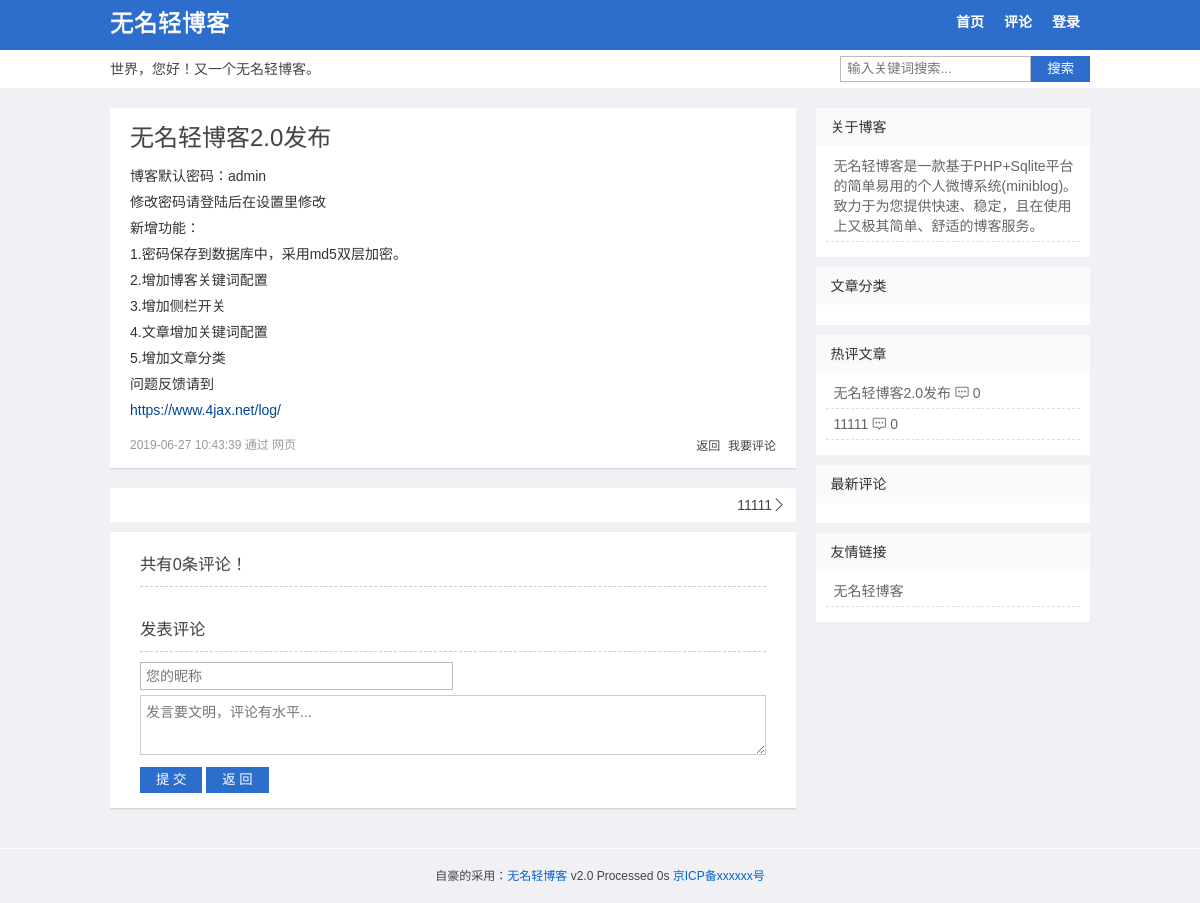
/index.php?act=pl&id=1, run on the app's committed database.
### tables this page shows
CREATE TABLE "Set" (id INT (1), webuser VARCHAR (10), webtitle VARCHAR (20), webkey VARCHAR (100), webpass VARCHAR (32), webdesc VARCHAR (255), webmenu TEXT, webclass VARCHAR (100), plsh INT (1), rewrite INT (1), safecode INT (1), icp VARCHAR (20), widget INT (1) DEFAULT (1));

CREATE TABLE Log (id INTEGER PRIMARY KEY AUTOINCREMENT, title VARCHAR (100), "key" VARCHAR (100), sum VARCHAR (200), content TEXT, pic VARCHAR (200), pics VARCHAR (500), fm VARCHAR (20), atime DATETIME DEFAULT (datetime('now', 'localtime')), ist INT (1) DEFAULT (0), num INTEGER DEFAULT (0), pass VARCHAR (32), hide INT (1) DEFAULT (0), lock INT (1) DEFAULT (0), tid INT (2) DEFAULT (0));

CREATE TABLE Wid (id INTEGER PRIMARY KEY AUTOINCREMENT, title VARCHAR (20), html TEXT, ord INT DEFAULT (1));

### index.php (called while the page is built, shortened)
<?php
$t1 = microtime(true);
require 'app/class/app.php';
$db = new DbHelpClass();
$act = isset($_GET['act']) ? $_GET['act'] : '';
$s = isset($_GET['s']) ? htmlspecialchars($_GET['s']) : '';
$id = isset($_GET['id']) ? intval($_GET['id']) : 0;
$file = self();
if($widget=="1") $wid = $db->getdata("select * from `Wid` order by ord");
switch ($act) {
    case 'pl':
        $rs = $db->getdata("select * from `Log` where id=:id", array(
            'id' => $id
        ));
        $v = $rs[0];
        $title = $v['title'] == '' ? mb_substr(strip_tags($v['sum']) , 0, 15, 'utf-8') : $v['title'];
        $tpl = 'view.php';
        break;
}
include 'assets/'.$template .'/'. $tpl;

### app/class/app.php (the view, shortened to what this page needs)
<?php
$template = 'qblog';
$admin = isset($_SESSION[KEY.'admin'])?$_SESSION[KEY.'admin']:0;
$set = getset();
$webtitle= $set['webtitle'];
$webdesc= $set['webdesc'];
$rewrite = $set['rewrite'];
$safecode = $set['safecode'];
$icp = $set['icp'];
$widget = $set['widget'];
$class = explode(',',$set['webclass']);
$webmenu = vmenu($set['webmenu']);
require_once ROOT_PATH.'assets/'.$template.'/theme.php';
function webmenu(){
  $menu = array('add'=>'发布','set'=>'设置','wid'=>'边栏','logout'=>'退出');
  global $webmenu,$admin,$file,$widget;
  echo $webmenu;
  if($admin === 0 ){
      echo '<li><a href="'.$file.'?act=login">登录</a></li>';
  }else{
    foreach($menu as $k=>$v){
	  if ($widget=="0" && $k=='wid') continue;
	  echo '<li><a href="'.$file.'?act='.$k.'">'.$v.'</a></li>';
	}
  }
}
function _class(){
    global $class;
	if(empty($class[0])) return '';
	$str = '';
	return $str;
}
function view_admin($id,$ist,$v=1){
global $admin,$file;
$txt = $ist==1?'取消':'置顶';
$str = "<a id=\"zd-{$id}\" href=\"javascript:void(0)\" onclick=\"zdlog('{$id}')\">{$txt}</a>&nbsp;<a href=\"{$file}?act=edit&id={$id}\" title=\"编辑微博\">编辑</a>&nbsp;<a href=\"javascript:void(0)\" onclick=\"dellog('{$id}','1')\">删除</a>";
$def = $v == 1?"<a href=\"JavaScript:history.back();\">返回</a>&nbsp; <a href=\"JavaScript:DotRoll('pl')\">我要评论</a>":"";
echo $admin==1?$str:$def;
}
function getset(){
  $db =new DbHelpClass();
  if(empty($_SESSION[KEY.'set'])){
     $rs = $db->getdata("select * from `Set` where id=1");
     $set = $rs[0];
  }else{
     $set = $_SESSION[KEY.'set'];
  }
  return $set;
}
function vurl($id){
   global $rewrite;
   $url =  $rewrite?'post-'.$id.'.html':self().'?act=pl&id='.$id;
   return $url;
}
function vmenu($menu){
	global $rewrite;
	$menu = str_replace('@class',_class(),$menu);
	return $rewrite?str_replace(array('@index','@comment'),array('index.html','comment.html'),$menu):str_replace(array('@index','@comment'),array(self(),self().'?act=plist'),$menu);
}
function self(){
    $self = $_SERVER['PHP_SELF'];
    $php_self=substr($self,strrpos($self,'/')+1);
    return $php_self;
}
class DbHelpClass
    {
        private $conn;
        function __construct()
        {
            $path=ROOT_PATH."app/db/log.db";
			try{
			   $this->conn = new PDO('sqlite:'.$path);
			 }
			catch(Exception $errinfo){
				die ("PDO Connection faild.(可能空间不支持pdo_sqlite，详细错误信息：)".$errinfo);
			}
        }
        function getdata($sql,$params=array())
        {
            $bind=$this->conn->prepare($sql);
            $arrKeys=array_keys($params);
            foreach($arrKeys as $row)
            {
				if(strpos($sql,"like")>-1){
				  $bind->bindValue(":".$row,'%'.$params[$row].'%');
				}else{
                  $bind->bindValue(":".$row,$params[$row]);
				}
            }
            $bind->execute();
            $result=$bind->fetchAll(PDO::FETCH_ASSOC);
            return $result;
        }
    }

### assets/qblog/head.php (shortened to what this page needs)
<?php if(!defined('wmblog'))exit;?><!DOCTYPE HTML>
<html>
<head>
<link href="assets/<?php echo $template;?>/style.css" rel="stylesheet" type="text/css" />
<?php if($tpl=='view.php'){?>
<link href="assets/js/highlightjs/dark.css" rel="stylesheet" type="text/css" />
<?php }?>
</head>
<body>
<div id="wrap">
<div id="header">
  <div class="box-m">
    <div class="logo">
      <h2 id="title"><a href="./"><?php echo $webtitle;?></a></h2>
    </div>
    <div id="navigation">
      <ul id="nav">
		<?php webmenu();?>
      </ul>
    </div>
      </div>
	  <div class="other box-m">
	   <div class="desc"><?php echo $webdesc;?></div>
	   <form method="get" class="search-form" action="<?php echo $file;?>"> <input class="search-text" name="s" autocomplete="off" placeholder="输入关键词搜索..." required="required" type="text" value="<?php echo $s;?>"> <button class="search-submit" alt="搜索" type="submit">搜索</button></form>
	   </div>
</div>

### assets/qblog/view.php (shortened to what this page needs)
<?php include "head.php";?>
  <div id="content">
    <div id="main"<?php if($widget=="0") echo ' class="w100"';?>>
<div id="article">
<?php if ($v['title']<>"") echo '<h1>'.$title.'</h1>';?>
<div class="text"><?php  if($v['pass']==""){echo $v['content']; }else { echo '<p style="color:red;">这是一篇密码日志！</p><p><input placeholder="请输入密码..." name="pass" type="password" value="" id="password" class="search-text" /> <button class="search-submit" onclick="ckpass(\''.$v['id'].'\');" />确认</button></p>';}?></div>
<p class="time clb"><?php  echo $class[$v['tid']].' '.$v['atime']?> 通过 <?php echo $v['fm'];?> </p>
<p class="navPost">
	<?php  view_admin($v['id'],$v['ist']);?>
</p></div>
<div id="articlenav"><?php echo getprenext($v['id'],'pre');echo getprenext($v['id'],'next');?></div>
   <div id="comments">
   <h3><?php if($v['lock']==1 || $v['hide']==1) {echo '评论已关闭！';} else {echo '共有'.$v['num'].'条评论！'; }?></h3>
        <?php  $l=1;foreach($list as $v){?>
		<li class="comlist" id="Com-<?php  echo $v['id'];?>">
		<div id="Ctext-<?php  echo $v['id'];?>" class="comment">
		<div class="comment_meta">
		<cite><?php echo $v['pname'];?></cite> <span class="time"><?php echo $v['ptime']; ?></span>
		<span class="reply"><?php echo '<em>'.$l.'#</em> ';pl_admin( $v['id'], $v['cid'], $v['isn']);?></span>
		</div>
		<p><?php if($v['isn']==1 && $admin===0){echo '评论审核中...'; } else { echo $v['pcontent'];}?></p>
		<?php if($v['rcontent']<>""){?><p class="re">&nbsp;&nbsp;<strong style="color:#C00">回复</strong>：<span><?php echo $v['rcontent']; ?></span></p><?php }?>
		</div>
		</li>
       <?php $l++;} ?>
<div id="respond" class="comment-respond"<?php if($v['lock']==1 || $v['hide']==1) echo ' style="display:none"'?>>
		<h3 id="reply-title" class="comment-reply-title">发表评论</h3>
<div class="s_e mt10"><input name="pname" tabindex="1" placeholder="您的昵称" id="pname" type="text" class="input_narrow" value="<?php echo @$_COOKIE['pname'];?>" maxlength="10" /></div>
<div class="s_e"><textarea tabindex="2" placeholder="发言要文明，评论有水平..." name="plog" rows="3" id="plog" class="input_textarea"></textarea></div>
	 <div class="s_e"><button name="add" onClick="addpl('<?php echo $id;?>','<?php echo $safecode;?>')" id="add" class="btn"> 提 交 </button> <button name="bck" onClick="history.back();" id="bck" class="btn"> 返 回 </button><span id="errmsg"></span></div>
</div>
    </div>
    </div>
    <?php include ("right.php");?>
  </div>
  </div>
<?php include "foot.php";?>
</body>
</html>

### assets/qblog/theme.php (shortened to what this page needs)
<?php
function topic($n){
	global $db;
	$str = '';
    $rs =  $db->getdata("select id,title,sum,num from `Log` where hide=0 order by num desc limit 0,$n");
	foreach($rs as $v){
		if(empty($v['title'])){
		  $title = mb_substr(strip_tags($v['sum']),0,14,'utf-8');
		  if(empty($title)) {$title = '#分享';}
		}else{
		   $title = $v['title'];
		}
	  $str .= '<li><a href="'. vurl($v['id']) .'">'.$title.'</a> <i class="iconfont">&#xe654;</i> '.$v['num'].'</li>';
	}
   return $str;
}
function getprenext($id,$pn){
   global $db,$admin;
   $where =  $admin?'':'and hide=0';
   if($pn=='pre'){
      $rs =  $db->getdata("SELECT id,title FROM `log` WHERE id <$id $where ORDER BY id DESC LIMIT 1");
	  $t = '上一篇';
   }else{
      $rs =  $db->getdata("SELECT id,title FROM `log` WHERE id >$id $where ORDER BY id ASC LIMIT 1");
	  $t = '下一篇';
   }
   if(empty($rs)){
     return '';
   }else{
     return '<a class="'.$pn.'" href="'. vurl($rs[0]['id']) .'">'.($rs[0]['title']==''?$t:$rs[0]['title']).'</a>';
   }
}
?>

### assets/qblog/right.php
<?php if(!defined('wmblog'))exit;
if ($widget=="1"){
?><div id="sidebar">
     <div class="sidebar">
	  <?php foreach($wid as $v){?>
      <div class="widget">
        <h3><?php echo $v['title'];?></h3>
		<?php if($v['html']	==='topic'){?>
           <ul class="topic"><?php echo topic(10);?> </ul>
	    <?php }elseif ($v['html']	==='comment'){?>
           <ul class="comment"><?php echo comment(10);?></ul>
        <?php }elseif ($v['html']	==='class'){?>
           <ul class="comment"><?php echo _class();?></ul>
		<?php }else{?>
		  <ul><?php echo $v['html'];?></ul>
		<?php } ?>
      </div>
	 <?php } ?>
	 </div>
</div>
<?php } ?>

### assets/qblog/foot.php (shortened to what this page needs)
<?php if(!defined('wmblog'))exit; ?><div id="footer">自豪的采用：<a href="http://www.4jax.net">无名轻博客</a> <?php echo VER;?>  Processed <?php $t2 = microtime(true); echo round($t2-$t1,3); ?>s <a href="http://beian.miit.gov.cn/" rel="nofollow" target="_blank"><?php echo $icp;?></a></div>

### assets/qblog/style.css (style rules this page uses)
body,h1,h2,h3,p,blockquote,dl,dt,dd,ul,ol,li,button,input,textarea { margin: 0; padding: 0 }
body { font: 14px/24px Microsoft YaHei,Tahoma,Arial; background: #f0f0f5; display: block; cursor: default; color: #444; -webkit-font-smoothing: antialiased }
.iconfont { font-family: "iconfont";font-size: 14px;font-style: normal; }
h1,h2,h3 { font-weight: 500;text-shadow: 0 1px 0 #EEE }
a { color: #444;text-decoration: none }
ol,ul,li { list-style: none }
input,textarea,button { outline: 0 }
input[type^="email"],input[type^="text"],input[type^="password"],textarea { border: 1px solid #bbb; }
input { vertical-align: middle }
*,::after,::before { box-sizing: border-box; }
.box-m { width: 980px;margin:0 auto;position:relative; }
.clb { clear:both }
#header { background:#2d6dcc;width: 100%;margin-bottom: 20px;position: relative;z-index: 100;border-bottom: 38px solid #FFF;height: 88px; }
#content { width: 980px;margin: 0 auto;overflow: hidden;padding-bottom: 20px; }
#main { width: 70%;float: left;overflow: hidden }
#sidebar { width: 28%;float: right;overflow: hidden }
#footer { text-align: center;font-size: 12px;padding: 15px 0;border-top: 1px solid #FFF; }
#header .logo { float: left;margin-top:10px;line-height: 26px;font-size: 14px;position: absolute }
#header .logo a { color: #fff;font-size:24px }
#navigation { position:absolute;right:0;top:10px; }
#nav { display:block; }
#nav li { list-style: none;padding: 0;margin: 0;display: inline }
#nav li { padding: 6px 10px; }
#nav li a { display: inline-block;color: #fff;text-decoration: none;font-size: 14px;font-weight: bold; }
.desc,.search-form { display: block;position: absolute;top: 50px;height: 38px;line-height: 38px; }
.desc { left:0; }
.search-form { right:0;padding:6px 0; }
.search-text { float: left;border-right: 0;padding: 0 6px;height: 26px;line-height: 26px;border-radius: 0; }
.search-submit { cursor: pointer;float: left;line-height: 26px;height: 26px;background: #2d6dcc;color: #FFF;padding: 0 16px;text-align: center;border-radius: 0;border: 0; }
.post_list .time,#article .time { font-size:12px;color:#999999;float:left }
.navPost { float:right; }
.navPost a { font-size:12px; }
#article { margin-bottom: 20px;padding: 15px 20px 10px 20px;background-color: #FFF;box-shadow: 0 1px 2px 0 #CCC;overflow: hidden }
#article h1 { font-size:24px;line-height: 30px; }
.text { margin: 10px 0;color: #333;font-size: 14px;word-wrap:break-word; }
.text p { overflow: auto;padding-bottom:0px;line-height: 26px }
.text a { color: #049 }
#articlenav { background:#fff;padding:5px 10px;overflow: hidden;margin-bottom:10px; }
#articlenav .next { float:right }
#articlenav .next:after { font-family: "iconfont";font-size: 14px;font-style: normal;content: '\e603'; }
.sidebar { box-shadow: 0 1px 2px #CCC;overflow: hidden; }
.widget { background-color: #FFF;margin-bottom: 10px;color: #666;overflow: hidden }
.widget a { color: #666 }
.widget h3 { padding: 0 15px;font-size: 14px;line-height: 38px;color: #333;font-size: 14px;text-shadow: 0 2px 0 #EEE;background: #fafafa; }
.widget ul { padding : 10px }
.widget li { line-height: 20px;padding: 0 0 5px 8px;margin-bottom: 5px;border-bottom: 1px dashed #e0e0e0 }
#comments { clear:both;margin-bottom: 20px;padding: 20px 30px 10px 30px;background-color: #FFF;box-shadow: 0 1px 2px 0 #CCC;overflow: hidden }
#comments h3 { border-bottom: 1px dashed #CCC;padding: 0 0 10px 0; }
.comment { overflow: hidden; }
.mt10 { margin-top:10px; }
#footer a { color: #06C }
#errmsg { padding-left:5px;color:red }
.s_e { margin-bottom:5px; }
.input_textarea { width:100%;border:1px #ccc solid;font:14px Verdana, Arial;padding:5px;box-sizing: border-box; }
.input_narrow { width:50%;border:1px #ccc solid;font:14px Verdana, Arial;padding:5px; }
.btn { cursor: pointer;line-height: 26px;height: 26px;background: #2d6dcc;color: #FFF;padding: 0 16px;text-align: center;border-radius: 0;border: 0; }

### data on the page
set: webtitle "无名轻博客", webmenu "首页 评论", webdesc "世界，您好！又一个无名轻博客。", icp "京ICP备xxxxxx号"
log: title "无名轻博客2.0发布", content "博客默认密码：admin 修改密码请登陆后在设置里修改 新增功能： 1.密码保存到数据库中，采用md5双层加密。 2.增加博客关键词配置 3.增加侧栏开关 4.文章增加关键词配置 5.增加文章分类 问题反馈请到 https://www.4jax.net/log/", atime "2019-06-27 10:43:39", fm "网页", num "0"
log: title "11111", num "0"
wid: title "关于博客", html "无名轻博客是一款基于PHP+Sqlite平台的简单易用的个人微博系统(miniblog)。致力于为您提供快速、稳定，且在使用上又极其简单、舒适的博客服务。"
wid: title "文章分类"
wid: title "热评文章"
wid: title "最新评论"
wid: title "友情链接", html "无名轻博客"

### other printed values
VER "v2.0"
